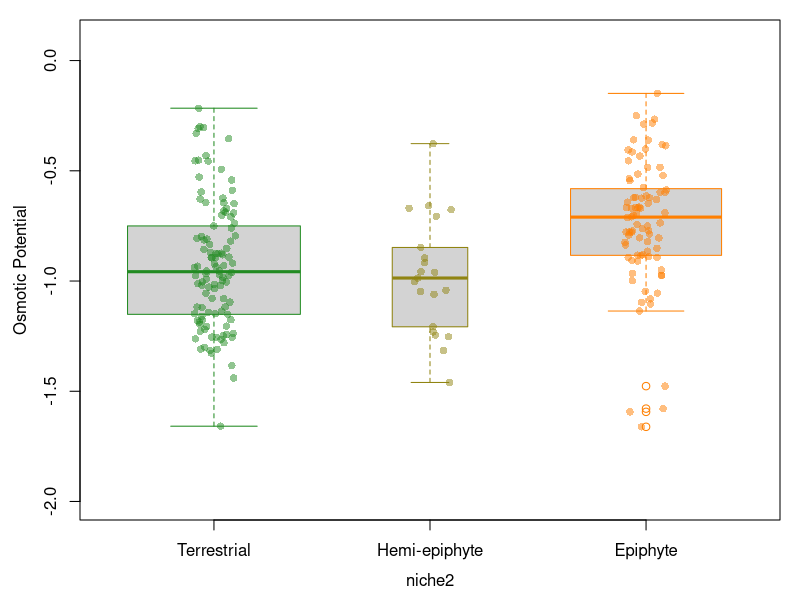
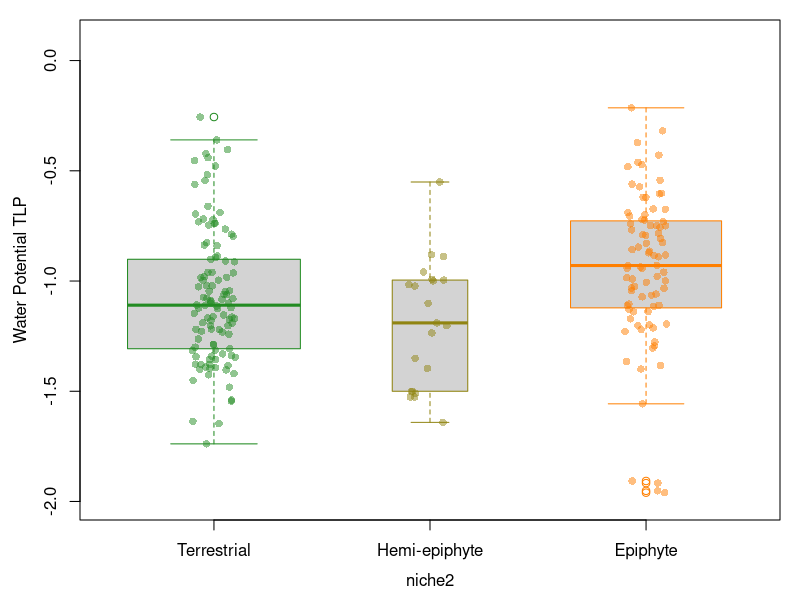
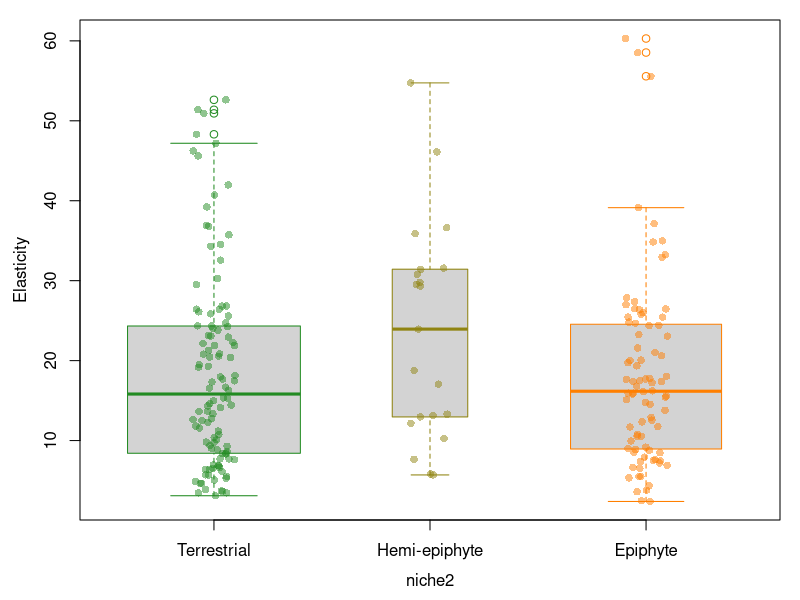
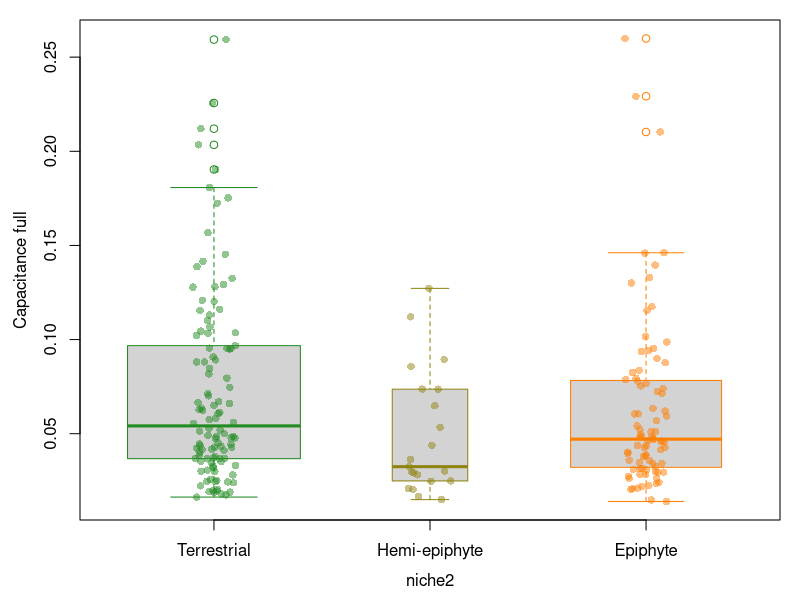

These figures' R source, in order:
## pv curve figures


pv <- read.csv("calculated_data/pv_curves.csv")
  pv$niche2 <- gsub("climber", "terrestrial", pv$niche)
  pv$niche2 <- as.factor(pv$niche2)

  #reorder from ground to canopy 
  pv$niche2<-factor(pv$niche2, 
                       levels=c("terrestrial", "hemi-epiphyte", "epiphyte"))

  
#plot bits-------
boxlabs <- c("Terrestrial", "Hemi-epiphyte", "Epiphyte")
  
gradient <- colorRampPalette(c("forestgreen","darkorange1"))
palette(gradient(3))
trtcols <- palette(gradient(3))
library(scales)
library(doBy)
trtcols2 <- c(alpha(trtcols[1], .5), alpha(trtcols[2], .5),alpha(trtcols[3], .5))
  

## osmotic potential

par(mgp=c(2.5,1,0), mar=c(4,4,1,1), cex.lab=1)
boxplot(osmotic_potential ~ niche2, data=pv, xaxt='n',
        varwidth=TRUE,ylab="Osmotic Potential",ylim=c(-2,0.1),
        border=trtcols)
axis(1, boxlabs, at=1:3, cex=1.1)
stripchart(osmotic_potential ~ niche2, data = pv,
           vertical = TRUE, method = "jitter",
           pch = 16,  col= trtcols2, xaxt='n', add=TRUE)
           
           
## waterpotenail turgor loss point 

par(mgp=c(2.5,1,0), mar=c(4,4,1,1), cex.lab=1)
boxplot(waterpot_tlp ~ niche2, data=pv, xaxt='n',ylim=c(-2,0.1),
        varwidth=TRUE,ylab="Water Potential TLP",
        border=trtcols)
axis(1, boxlabs, at=1:3, cex=1.1)
stripchart(waterpot_tlp ~ niche2, data = pv,
           vertical = TRUE, method = "jitter",
           pch = 16,  col= trtcols2, xaxt='n', add=TRUE)

## elasticity

par(mgp=c(2.5,1,0), mar=c(4,4,1,1), cex.lab=1)
boxplot(elasticity ~ niche2, data=pv, xaxt='n',
        varwidth=TRUE,ylab="Elasticity",
        border=trtcols)
axis(1, boxlabs, at=1:3, cex=1.1)
stripchart(elasticity ~ niche2, data = pv,
           vertical = TRUE, method = "jitter",
           pch = 16,  col= trtcols2, xaxt='n', add=TRUE)

## capacitance full

par(mgp=c(2.5,1,0), mar=c(4,4,1,1), cex.lab=1)
boxplot(capacitance_full ~ niche2, data=pv, xaxt='n',
        varwidth=TRUE,ylab="Capacitance full",
        border=trtcols)
axis(1, boxlabs, at=1:3, cex=1.1)
stripchart(capacitance_full ~ niche2, data = pv,
           vertical = TRUE, method = "jitter",
           pch = 16,  col= trtcols2, xaxt='n', add=TRUE)
           